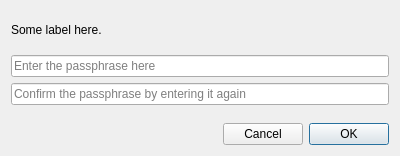
<?xml version="1.0" encoding="UTF-8"?>
<ui version="4.0">
 <class>GetPassword</class>
 <widget class="QDialog" name="GetPassword">
  <property name="geometry">
   <rect>
    <x>0</x>
    <y>0</y>
    <width>400</width>
    <height>156</height>
   </rect>
  </property>
  <property name="windowTitle">
   <string>Enter Password</string>
  </property>
  <layout class="QVBoxLayout" name="verticalLayout">
   <item>
    <spacer name="verticalSpacer_3">
     <property name="orientation">
      <enum>Qt::Vertical</enum>
     </property>
     <property name="sizeHint" stdset="0">
      <size>
       <width>20</width>
       <height>40</height>
      </size>
     </property>
    </spacer>
   </item>
   <item>
    <widget class="QLabel" name="label">
     <property name="text">
      <string>Some label here.</string>
     </property>
     <property name="textFormat">
      <enum>Qt::RichText</enum>
     </property>
     <property name="wordWrap">
      <bool>true</bool>
     </property>
    </widget>
   </item>
   <item>
    <spacer name="verticalSpacer_2">
     <property name="orientation">
      <enum>Qt::Vertical</enum>
     </property>
     <property name="sizeHint" stdset="0">
      <size>
       <width>20</width>
       <height>40</height>
      </size>
     </property>
    </spacer>
   </item>
   <item>
    <widget class="QLineEdit" name="entry">
     <property name="echoMode">
      <enum>QLineEdit::Password</enum>
     </property>
     <property name="placeholderText">
      <string>Enter the passphrase here</string>
     </property>
    </widget>
   </item>
   <item>
    <widget class="QLineEdit" name="confirm">
     <property name="echoMode">
      <enum>QLineEdit::Password</enum>
     </property>
     <property name="placeholderText">
      <string>Confirm the passphrase by entering it again</string>
     </property>
    </widget>
   </item>
   <item>
    <spacer name="verticalSpacer">
     <property name="orientation">
      <enum>Qt::Vertical</enum>
     </property>
     <property name="sizeHint" stdset="0">
      <size>
       <width>20</width>
       <height>40</height>
      </size>
     </property>
    </spacer>
   </item>
   <item>
    <layout class="QHBoxLayout" name="horizontalLayout">
     <item>
      <widget class="QLabel" name="error">
       <property name="styleSheet">
        <string notr="true">color: rgb(255, 0, 0)</string>
       </property>
       <property name="text">
        <string/>
       </property>
       <property name="alignment">
        <set>Qt::AlignCenter</set>
       </property>
      </widget>
     </item>
     <item>
      <spacer name="horizontalSpacer">
       <property name="orientation">
        <enum>Qt::Horizontal</enum>
       </property>
       <property name="sizeHint" stdset="0">
        <size>
         <width>40</width>
         <height>20</height>
        </size>
       </property>
      </spacer>
     </item>
     <item>
      <widget class="QPushButton" name="cancel">
       <property name="text">
        <string>Cancel</string>
       </property>
       <property name="shortcut">
        <string>Esc</string>
       </property>
      </widget>
     </item>
     <item>
      <widget class="QPushButton" name="ok">
       <property name="text">
        <string>OK</string>
       </property>
       <property name="default">
        <bool>true</bool>
       </property>
      </widget>
     </item>
    </layout>
   </item>
  </layout>
 </widget>
 <tabstops>
  <tabstop>entry</tabstop>
  <tabstop>confirm</tabstop>
  <tabstop>cancel</tabstop>
  <tabstop>ok</tabstop>
 </tabstops>
 <resources/>
 <connections>
  <connection>
   <sender>cancel</sender>
   <signal>clicked()</signal>
   <receiver>GetPassword</receiver>
   <slot>reject()</slot>
   <hints>
    <hint type="sourcelabel">
     <x>258</x>
     <y>170</y>
    </hint>
    <hint type="destinationlabel">
     <x>91</x>
     <y>186</y>
    </hint>
   </hints>
  </connection>
  <connection>
   <sender>ok</sender>
   <signal>clicked()</signal>
   <receiver>GetPassword</receiver>
   <slot>accept()</slot>
   <hints>
    <hint type="sourcelabel">
     <x>349</x>
     <y>172</y>
    </hint>
    <hint type="destinationlabel">
     <x>349</x>
     <y>182</y>
    </hint>
   </hints>
  </connection>
 </connections>
</ui>
